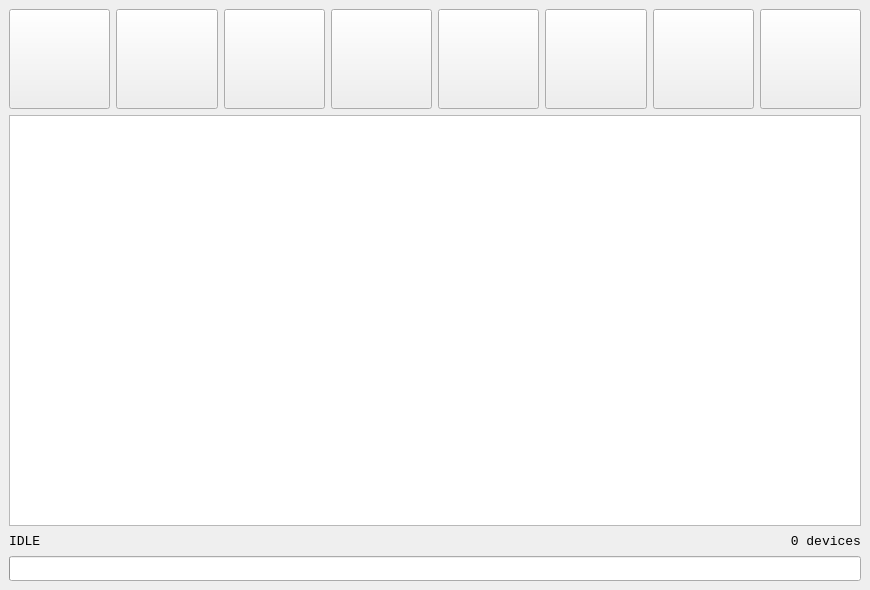
<?xml version="1.0" encoding="UTF-8"?>
<ui version="4.0">
 <class>MainWindow</class>
 <widget class="QMainWindow" name="MainWindow">
  <property name="geometry">
   <rect>
    <x>0</x>
    <y>0</y>
    <width>870</width>
    <height>590</height>
   </rect>
  </property>
  <property name="minimumSize">
   <size>
    <width>870</width>
    <height>590</height>
   </size>
  </property>
  <property name="windowTitle">
   <string>HarbCut</string>
  </property>
  <property name="toolTip">
   <string/>
  </property>
  <property name="animated">
   <bool>true</bool>
  </property>
  <property name="documentMode">
   <bool>false</bool>
  </property>
  <widget class="QWidget" name="centralwidget">
   <property name="minimumSize">
    <size>
     <width>100</width>
     <height>0</height>
    </size>
   </property>
   <layout class="QGridLayout" name="gridLayout_2">
    <item row="0" column="0">
     <layout class="QGridLayout" name="gridLayout" columnstretch="0,0,0,0,0,0,0,0,0">
      <property name="sizeConstraint">
       <enum>QLayout::SetFixedSize</enum>
      </property>
      <property name="spacing">
       <number>6</number>
      </property>
      <item row="0" column="5" rowspan="2">
       <widget class="QPushButton" name="btnKillAll">
        <property name="sizePolicy">
         <sizepolicy hsizetype="Minimum" vsizetype="Minimum">
          <horstretch>0</horstretch>
          <verstretch>0</verstretch>
         </sizepolicy>
        </property>
        <property name="minimumSize">
         <size>
          <width>0</width>
          <height>100</height>
         </size>
        </property>
        <property name="font">
         <font>
          <pointsize>18</pointsize>
         </font>
        </property>
        <property name="text">
         <string/>
        </property>
        <property name="iconSize">
         <size>
          <width>60</width>
          <height>60</height>
         </size>
        </property>
       </widget>
      </item>
      <item row="0" column="1" rowspan="2">
       <widget class="QPushButton" name="btnScanEasy">
        <property name="sizePolicy">
         <sizepolicy hsizetype="Minimum" vsizetype="Minimum">
          <horstretch>0</horstretch>
          <verstretch>0</verstretch>
         </sizepolicy>
        </property>
        <property name="minimumSize">
         <size>
          <width>0</width>
          <height>100</height>
         </size>
        </property>
        <property name="font">
         <font>
          <pointsize>18</pointsize>
         </font>
        </property>
        <property name="text">
         <string/>
        </property>
        <property name="iconSize">
         <size>
          <width>60</width>
          <height>60</height>
         </size>
        </property>
        <property name="shortcut">
         <string>Space</string>
        </property>
       </widget>
      </item>
      <item row="3" column="1" colspan="2">
       <widget class="QLabel" name="lblleft">
        <property name="sizePolicy">
         <sizepolicy hsizetype="Minimum" vsizetype="Minimum">
          <horstretch>0</horstretch>
          <verstretch>0</verstretch>
         </sizepolicy>
        </property>
        <property name="font">
         <font>
          <family>Consolas</family>
          <pointsize>10</pointsize>
         </font>
        </property>
        <property name="text">
         <string>IDLE</string>
        </property>
       </widget>
      </item>
      <item row="0" column="3" rowspan="2">
       <widget class="QPushButton" name="btnKill">
        <property name="sizePolicy">
         <sizepolicy hsizetype="Minimum" vsizetype="Minimum">
          <horstretch>0</horstretch>
          <verstretch>0</verstretch>
         </sizepolicy>
        </property>
        <property name="minimumSize">
         <size>
          <width>0</width>
          <height>100</height>
         </size>
        </property>
        <property name="sizeIncrement">
         <size>
          <width>0</width>
          <height>0</height>
         </size>
        </property>
        <property name="baseSize">
         <size>
          <width>0</width>
          <height>0</height>
         </size>
        </property>
        <property name="font">
         <font>
          <pointsize>18</pointsize>
          <stylestrategy>PreferDefault</stylestrategy>
          <kerning>true</kerning>
         </font>
        </property>
        <property name="text">
         <string/>
        </property>
        <property name="iconSize">
         <size>
          <width>60</width>
          <height>60</height>
         </size>
        </property>
       </widget>
      </item>
      <item row="0" column="2" rowspan="2">
       <widget class="QPushButton" name="btnScanHard">
        <property name="sizePolicy">
         <sizepolicy hsizetype="Minimum" vsizetype="Minimum">
          <horstretch>0</horstretch>
          <verstretch>0</verstretch>
         </sizepolicy>
        </property>
        <property name="minimumSize">
         <size>
          <width>0</width>
          <height>100</height>
         </size>
        </property>
        <property name="text">
         <string/>
        </property>
        <property name="iconSize">
         <size>
          <width>60</width>
          <height>60</height>
         </size>
        </property>
       </widget>
      </item>
      <item row="0" column="8" rowspan="2">
       <widget class="QPushButton" name="btnAbout">
        <property name="sizePolicy">
         <sizepolicy hsizetype="Minimum" vsizetype="Minimum">
          <horstretch>0</horstretch>
          <verstretch>0</verstretch>
         </sizepolicy>
        </property>
        <property name="minimumSize">
         <size>
          <width>0</width>
          <height>100</height>
         </size>
        </property>
        <property name="text">
         <string/>
        </property>
        <property name="iconSize">
         <size>
          <width>60</width>
          <height>60</height>
         </size>
        </property>
       </widget>
      </item>
      <item row="3" column="5" colspan="2">
       <widget class="QLabel" name="lblDonate">
        <property name="font">
         <font>
          <pointsize>12</pointsize>
         </font>
        </property>
        <property name="cursor">
         <cursorShape>PointingHandCursor</cursorShape>
        </property>
        <property name="text">
         <string/>
        </property>
        <property name="alignment">
         <set>Qt::AlignRight|Qt::AlignTrailing|Qt::AlignVCenter</set>
        </property>
       </widget>
      </item>
      <item row="3" column="7" colspan="2">
       <widget class="QLabel" name="lblright">
        <property name="sizePolicy">
         <sizepolicy hsizetype="Minimum" vsizetype="Minimum">
          <horstretch>0</horstretch>
          <verstretch>0</verstretch>
         </sizepolicy>
        </property>
        <property name="font">
         <font>
          <family>Consolas</family>
          <pointsize>10</pointsize>
         </font>
        </property>
        <property name="layoutDirection">
         <enum>Qt::LeftToRight</enum>
        </property>
        <property name="text">
         <string>0 devices</string>
        </property>
        <property name="alignment">
         <set>Qt::AlignRight|Qt::AlignTrailing|Qt::AlignVCenter</set>
        </property>
       </widget>
      </item>
      <item row="3" column="3" colspan="2">
       <widget class="QLabel" name="lblcenter">
        <property name="font">
         <font>
          <family>Consolas</family>
          <pointsize>9</pointsize>
         </font>
        </property>
        <property name="text">
         <string/>
        </property>
        <property name="alignment">
         <set>Qt::AlignCenter</set>
        </property>
       </widget>
      </item>
      <item row="0" column="6" rowspan="2">
       <widget class="QPushButton" name="btnUnkillAll">
        <property name="sizePolicy">
         <sizepolicy hsizetype="Minimum" vsizetype="Minimum">
          <horstretch>0</horstretch>
          <verstretch>0</verstretch>
         </sizepolicy>
        </property>
        <property name="minimumSize">
         <size>
          <width>0</width>
          <height>100</height>
         </size>
        </property>
        <property name="font">
         <font>
          <pointsize>18</pointsize>
         </font>
        </property>
        <property name="text">
         <string/>
        </property>
        <property name="iconSize">
         <size>
          <width>60</width>
          <height>60</height>
         </size>
        </property>
       </widget>
      </item>
      <item row="0" column="4" rowspan="2">
       <widget class="QPushButton" name="btnUnkill">
        <property name="sizePolicy">
         <sizepolicy hsizetype="Preferred" vsizetype="Preferred">
          <horstretch>0</horstretch>
          <verstretch>0</verstretch>
         </sizepolicy>
        </property>
        <property name="minimumSize">
         <size>
          <width>0</width>
          <height>100</height>
         </size>
        </property>
        <property name="font">
         <font>
          <pointsize>18</pointsize>
         </font>
        </property>
        <property name="text">
         <string/>
        </property>
        <property name="iconSize">
         <size>
          <width>60</width>
          <height>60</height>
         </size>
        </property>
       </widget>
      </item>
      <item row="0" column="7" rowspan="2">
       <widget class="QPushButton" name="btnSettings">
        <property name="sizePolicy">
         <sizepolicy hsizetype="Minimum" vsizetype="Minimum">
          <horstretch>0</horstretch>
          <verstretch>0</verstretch>
         </sizepolicy>
        </property>
        <property name="minimumSize">
         <size>
          <width>0</width>
          <height>100</height>
         </size>
        </property>
        <property name="text">
         <string/>
        </property>
        <property name="iconSize">
         <size>
          <width>60</width>
          <height>60</height>
         </size>
        </property>
       </widget>
      </item>
      <item row="2" column="1" colspan="8">
       <widget class="QTableWidget" name="tableScan">
        <property name="enabled">
         <bool>true</bool>
        </property>
        <property name="sizePolicy">
         <sizepolicy hsizetype="Preferred" vsizetype="Expanding">
          <horstretch>0</horstretch>
          <verstretch>0</verstretch>
         </sizepolicy>
        </property>
        <property name="font">
         <font>
          <family>Consolas</family>
          <pointsize>11</pointsize>
          <bold>false</bold>
         </font>
        </property>
        <property name="horizontalScrollBarPolicy">
         <enum>Qt::ScrollBarAlwaysOff</enum>
        </property>
        <property name="sizeAdjustPolicy">
         <enum>QAbstractScrollArea::AdjustToContents</enum>
        </property>
        <property name="editTriggers">
         <set>QAbstractItemView::NoEditTriggers</set>
        </property>
        <property name="tabKeyNavigation">
         <bool>false</bool>
        </property>
        <property name="selectionMode">
         <enum>QAbstractItemView::SingleSelection</enum>
        </property>
        <property name="selectionBehavior">
         <enum>QAbstractItemView::SelectRows</enum>
        </property>
        <property name="textElideMode">
         <enum>Qt::ElideNone</enum>
        </property>
        <property name="showGrid">
         <bool>false</bool>
        </property>
        <property name="gridStyle">
         <enum>Qt::NoPen</enum>
        </property>
        <property name="sortingEnabled">
         <bool>false</bool>
        </property>
        <property name="wordWrap">
         <bool>false</bool>
        </property>
        <attribute name="horizontalHeaderVisible">
         <bool>true</bool>
        </attribute>
        <attribute name="horizontalHeaderMinimumSectionSize">
         <number>170</number>
        </attribute>
        <attribute name="horizontalHeaderDefaultSectionSize">
         <number>170</number>
        </attribute>
        <attribute name="horizontalHeaderStretchLastSection">
         <bool>false</bool>
        </attribute>
        <attribute name="verticalHeaderVisible">
         <bool>true</bool>
        </attribute>
        <attribute name="verticalHeaderMinimumSectionSize">
         <number>28</number>
        </attribute>
       </widget>
      </item>
      <item row="4" column="1" colspan="8">
       <widget class="QProgressBar" name="pgbar">
        <property name="minimumSize">
         <size>
          <width>0</width>
          <height>25</height>
         </size>
        </property>
        <property name="value">
         <number>0</number>
        </property>
        <property name="textVisible">
         <bool>false</bool>
        </property>
       </widget>
      </item>
     </layout>
    </item>
   </layout>
  </widget>
 </widget>
 <resources/>
 <connections/>
</ui>
